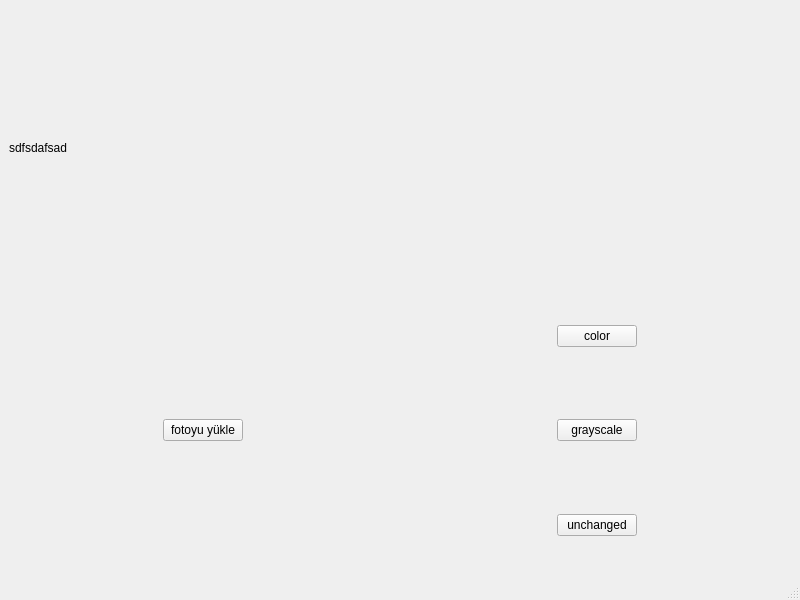
<?xml version="1.0" encoding="UTF-8"?>
<ui version="4.0">
 <class>MainWindow</class>
 <widget class="QMainWindow" name="MainWindow">
  <property name="geometry">
   <rect>
    <x>0</x>
    <y>0</y>
    <width>800</width>
    <height>600</height>
   </rect>
  </property>
  <property name="windowTitle">
   <string>MainWindow</string>
  </property>
  <widget class="QWidget" name="centralwidget">
   <layout class="QVBoxLayout" name="verticalLayout">
    <item>
     <layout class="QHBoxLayout" name="horizontalLayout">
      <item>
       <widget class="QLabel" name="label">
        <property name="text">
         <string>sdfsdafsad</string>
        </property>
       </widget>
      </item>
     </layout>
    </item>
    <item>
     <layout class="QHBoxLayout" name="horizontalLayout_2">
      <item>
       <layout class="QVBoxLayout" name="verticalLayout_2">
        <item alignment="Qt::AlignHCenter|Qt::AlignVCenter">
         <widget class="QPushButton" name="pushButton_3">
          <property name="text">
           <string>fotoyu yükle</string>
          </property>
         </widget>
        </item>
       </layout>
      </item>
      <item>
       <layout class="QVBoxLayout" name="verticalLayout_6">
        <item alignment="Qt::AlignHCenter|Qt::AlignVCenter">
         <widget class="QPushButton" name="pushButton">
          <property name="text">
           <string>color</string>
          </property>
         </widget>
        </item>
        <item alignment="Qt::AlignHCenter|Qt::AlignVCenter">
         <widget class="QPushButton" name="pushButton_2">
          <property name="text">
           <string>grayscale</string>
          </property>
         </widget>
        </item>
        <item alignment="Qt::AlignHCenter|Qt::AlignVCenter">
         <widget class="QPushButton" name="pushButton_4">
          <property name="text">
           <string>unchanged</string>
          </property>
         </widget>
        </item>
       </layout>
      </item>
     </layout>
    </item>
   </layout>
  </widget>
  <widget class="QMenuBar" name="menubar">
   <property name="geometry">
    <rect>
     <x>0</x>
     <y>0</y>
     <width>800</width>
     <height>26</height>
    </rect>
   </property>
  </widget>
  <widget class="QStatusBar" name="statusbar"/>
 </widget>
 <resources/>
 <connections/>
</ui>
